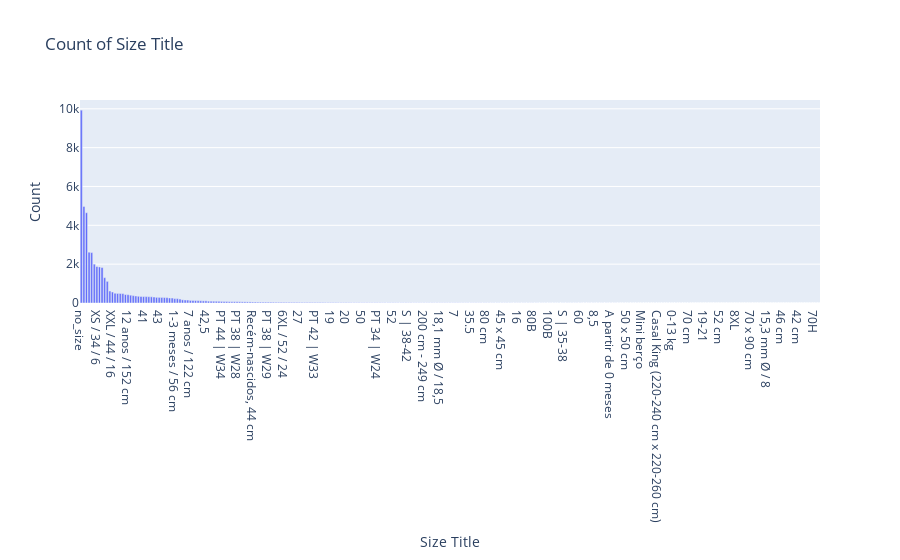

Notebook code cell kept with this figure:
### Markdown cell above
### <a id='toc1_2_3_'></a>[Taking a deeper look into size title](#toc0_)

Size title has unbalanced labels.
- Sizes can be further divided into product types. For instance, we have:
    - M, XL, S, etc which are the standard clothing sizes
    - no_size for the products which do not have size labels
    - numeric sizes (40, 41) which refers to footwear
    - kids sizes (8 anos, 12 anos, etc)
    - cup sizes (95D, 80B)
    - jewelry (which im assuming 30 mm diameter refers to)
    - volume units (40 x 45 cm)
    - weight units (9-18kgs)
    - jeans sizes (waist measurements W33)

### Code cell
fig = px.bar(data['size_title'].value_counts(), 
             x=data['size_title'].value_counts().index, 
             y=data['size_title'].value_counts().values,
             labels={'x': 'Size Title', 'y': 'Count'},
             title='Count of Size Title')
fig

### Figure 1 — Plotly figure (JSON) as saved in the notebook; plotly's stock layout.template omitted (floating-point values rounded to 4 significant figures; data arrays with more than 128 entries replaced by an {"elided": "..."} marker saying what was removed)
{"data": [{"alignmentgroup": "True", "hovertemplate": "Size Title=%{x}<br>Count=%{y}<extra></extra>", "legendgroup": "", "marker": {"color": "#636efa", "pattern": {"shape": ""}}, "name": "", "offsetgroup": "", "orientation": "v", "showlegend": false, "textposition": "auto", "type": "bar", "x": {"elided": "285 str values"}, "xaxis": "x", "y": {"elided": "285 int values"}, "yaxis": "y"}], "layout": {"barmode": "relative", "legend": {"tracegroupgap": 0}, "title": {"text": "Count of Size Title"}, "xaxis": {"anchor": "y", "domain": [0, 1], "title": {"text": "Size Title"}}, "yaxis": {"anchor": "x", "domain": [0, 1], "title": {"text": "Count"}}}}
